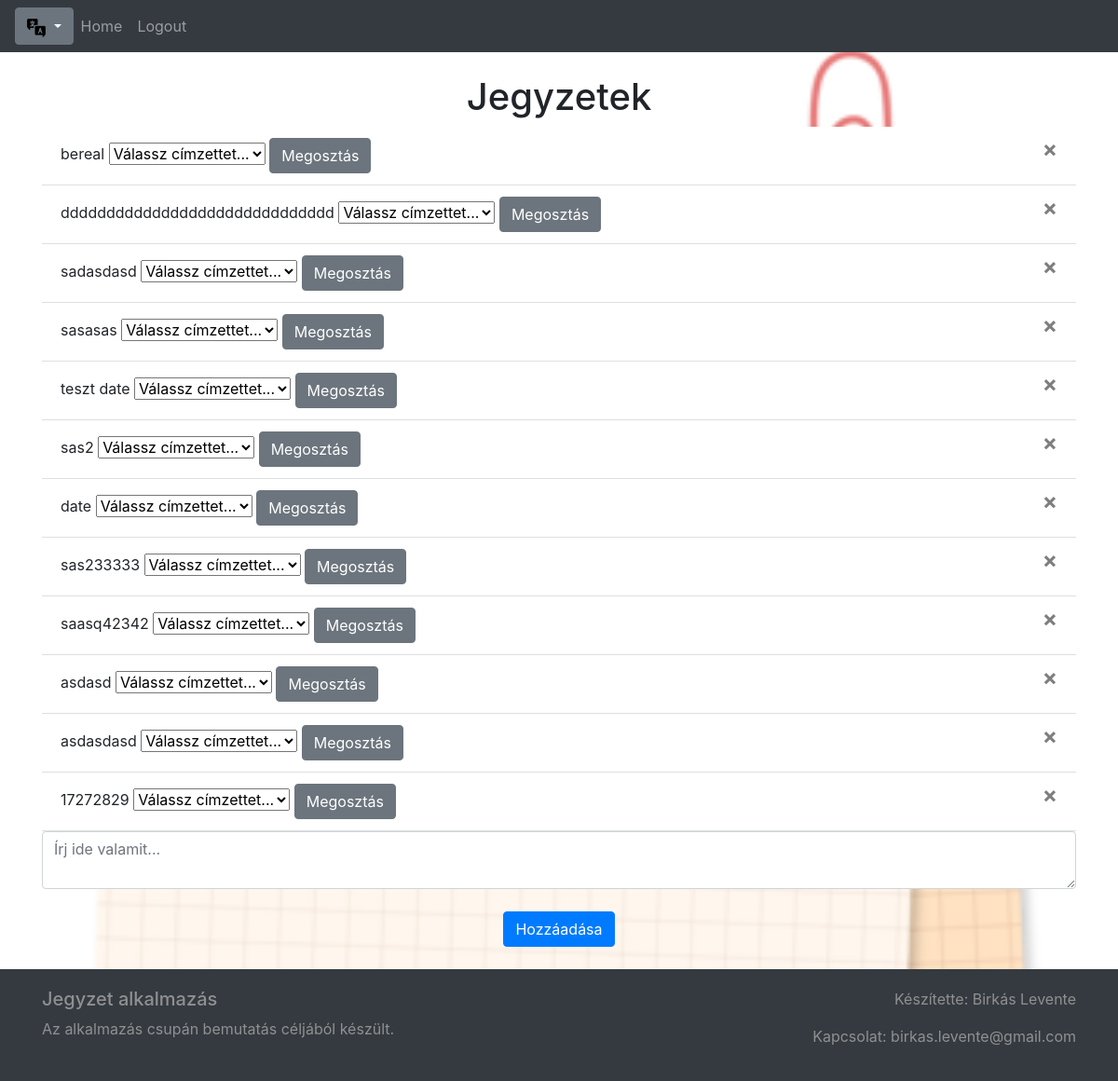
Screenshot of /hu (signed in) with the database file from the repository.
### website/models.py (models this page shows)
class Note(db.Model):
    id = db.Column(db.Integer, primary_key=True)
    data = db.Column(db.String(10000))
    date = db.Column(db.DateTime(timezone=True), default=datetime.datetime.now())
    user_id = db.Column(db.Integer, db.ForeignKey('user.id'))

### website/views.py (the view, shortened to what this page needs)
@views.route('/hu', methods=['GET', 'POST'])
def hu():
    user_emails = []  # Declare and initialize the user_emails list outside of the if statement
    users = User.query.all()
    for user in users:
        if user.email != current_user.email:
            user_emails.append(user.email)
    return render_template('home_hu.html', user=current_user, user_emails=user_emails)

### website/__init__.py (called while the page is built)
def create_app():
    app = Flask(__name__)
    app.config['SECRET_KEY'] = 'life could be a dream'
    app.config['SQLALCHEMY_DATABASE_URI'] = f'sqlite:///{DB_NAME}'
    db.init_app(app)
    from .views import views
    from .auth import auth
    app.register_blueprint(views, url_prefix='/')
    app.register_blueprint(auth, url_prefix='/')
    from .models import User, Note
    create_database(app)
    login_manager = LoginManager()
    login_manager.login_view = 'auth.login'
    login_manager.init_app(app)
    @login_manager.user_loader
    def load_user(id):
        return User.query.get(int(id))
    return app

### website/templates/home_hu.html (shortened to what this page needs)
{% extends "base.html" %} {% block title %}Főoldal{% endblock %} {% block content
  %}
  <h1 align="center">Jegyzetek</h1>
  <ul class="list-group list-group-flush" id="notes">
    {% for note in user.notes %}
    <li class="list-group-item" id="note{{ note.id }}">
      {{ note.data }}
      <button type="button" class="close" onClick="deleteNote({{ note.id }})">
        <span aria-hidden="true">&times;</span>
      </button>
      <select id="shareNote">
        <option value="" selected disabled>Válassz címzettet...</option>
      </select>
      <button type="button" class="btn btn-secondary" onClick="shareNote({{ note.id }})">Megosztás</button>
    </li>
    {% endfor %}
  </ul>
  <form method="POST">
    <textarea name="note" id="note" class="form-control" placeholder="Írj ide valamit..."></textarea>
    <br />
    <div align="center">
      <button type="submit" class="btn btn-primary">Hozzáadása</button>
    </div>
    <br />
  </form>
  {% endblock %}

### website/static/style.css (style rules this page uses)
body { background-image: url('note.png'); background-size: cover; }

### website/templates/base.html (style rules this page uses)
body { display: flex; flex-direction: column; min-height: 100vh; }

### rows the page displays
Note: data "bereal"
Note: data "dddddddddddddddddddddddddddddd"
Note: data "sadasdasd"
Note: data "sasasas"
Note: data "teszt date"
Note: data "sas2"
Note: data "date"
Note: data "sas233333"
Note: data "saasq42342"
Note: data "asdasd"
Note: data "asdasdasd"
Note: data "17272829"
